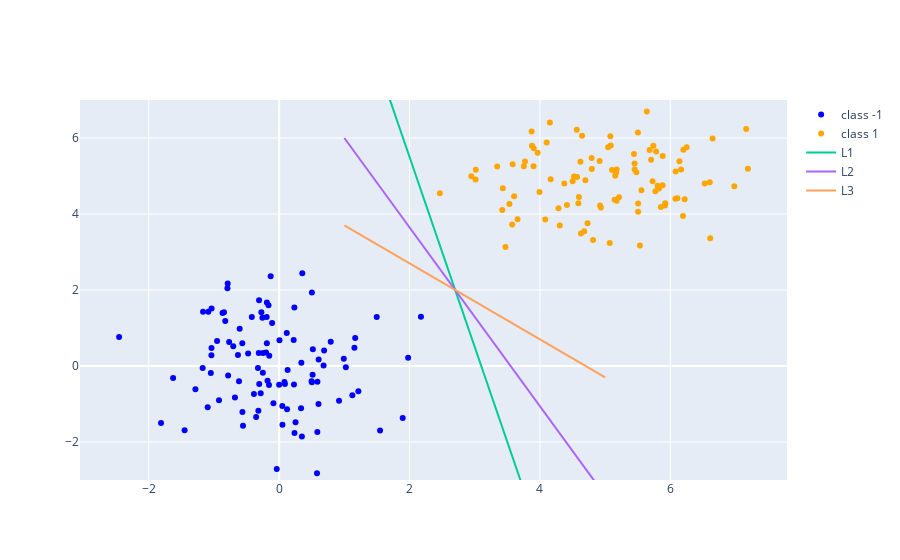

Notebook source saved alongside this figure:
### Code cell
scatter_trace1 = go.Scatter(x=data[targets==-1,0], y=data[targets==-1,1], mode='markers', marker=dict(color='blue'), name='class -1')
scatter_trace2 = go.Scatter(x=data[targets==1,0], y=data[targets==1,1], mode='markers', marker=dict(color='orange'), name='class 1')
line_trace1 = go.Scatter(x=x, y=l1(x), mode='lines', name='L1')
line_trace2 = go.Scatter(x=x, y=l2(x), mode='lines', name='L2')
line_trace3 = go.Scatter(x=x, y=l3(x), mode='lines', name='L3')
fig = go.Figure()
fig.add_trace(scatter_trace1)
fig.add_trace(scatter_trace2)
fig.add_trace(line_trace1)
fig.add_trace(line_trace2)
fig.add_trace(line_trace3)
fig.update_layout(yaxis=dict(range=[-3, 7]))
fig.show()
